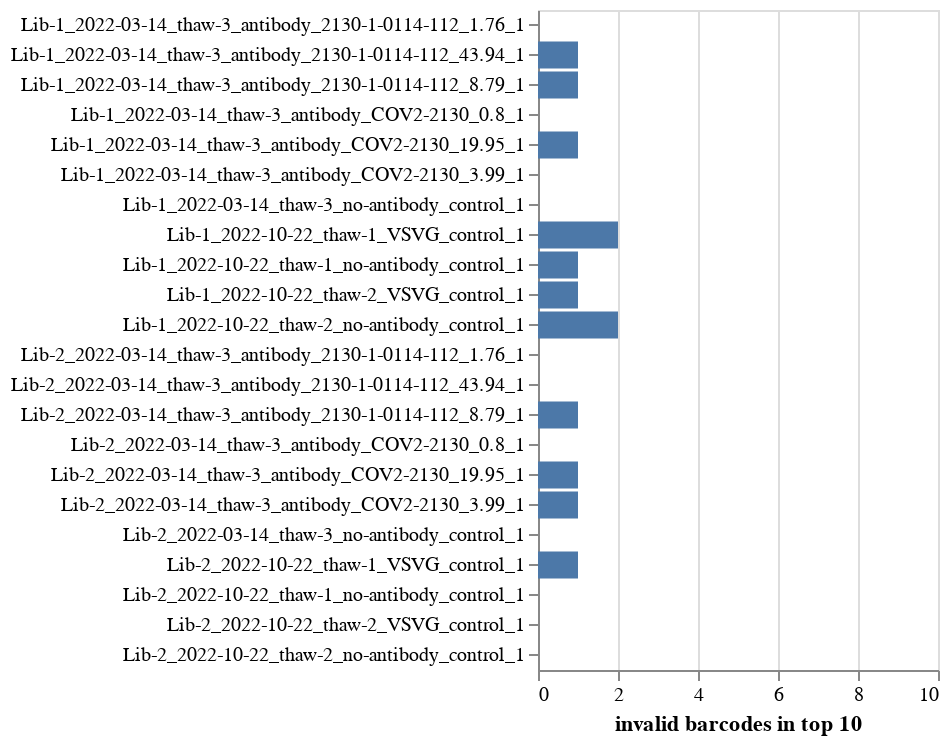

The notebook cell this image was saved under:
### Markdown cell above
How many invalid barcodes are in top 10 most abundant?
Plot this, and then list top barcode for any sample with an invalid in the top 10:

### Code cell
# get top invalid barcode and number invalid in top 10
invalid_topn = (
    ranked_invalid.groupby(["library_sample", "library", "sample"])
    .aggregate(
        invalid_barcodes_in_top_10=pd.NamedAgg(
            "overall_rank", lambda s: len(s[s <= 10])
        ),
        top_invalid_rank=pd.NamedAgg("overall_rank", "first"),
        top_invalid_barcode=pd.NamedAgg("barcode", "first"),
    )
    .reset_index()
    .merge(barcode_runs.drop(columns=["fastq_R1", "notes"]), how="left")
)

# plot number invalid barcodes in top 10
topn_chart = (
    alt.Chart(invalid_topn)
    .encode(
        x=alt.X(
            "invalid_barcodes_in_top_10",
            title="invalid barcodes in top 10",
            scale=alt.Scale(domain=(0, 10)),
        ),
        y=alt.Y("library_sample", title=None),
        tooltip=[
            alt.Tooltip(c, format=".3g") if c in {"mean_counts", "n_barcodes"} else c
            for c in invalid_topn.columns
            if c != "library_sample"
        ],
    )
    .mark_bar()
    .properties(width=200, height=alt.Step(15))
    .configure_axis(labelLimit=500)
    .add_params(*selections, valid_selection)
)
for selection in selections:
    topn_chart = topn_chart.transform_filter(selection)
display(topn_chart)

# top barcode for any samples with an invalid in top 10
print("\nTop barcode for samples with an invalid barcode in top 10:")
display(
    invalid_topn.query("invalid_barcodes_in_top_10 > 0").reset_index(drop=True)[
        [
            "library",
            "sample",
            "invalid_barcodes_in_top_10",
            "top_invalid_rank",
            "top_invalid_barcode",
        ]
    ]
)

### Figure 1 — Vega-Lite specification as saved in the notebook (floating-point values rounded to 4 significant figures)
{"config": {"view": {"continuousWidth": 300, "continuousHeight": 300}, "axis": {"labelLimit": 500}}, "data": {"name": "data-29e15f4f92ffa2ef6e4310180bd94c57"}, "mark": "bar", "encoding": {"tooltip": [{"field": "library", "type": "nominal"}, {"field": "sample", "type": "nominal"}, {"field": "invalid_barcodes_in_top_10", "type": "quantitative"}, {"field": "top_invalid_rank", "type": "quantitative"}, {"field": "top_invalid_barcode", "type": "nominal"}, {"field": "date", "type": "nominal"}, {"field": "virus_batch", "type": "nominal"}, {"field": "sample_type", "type": "nominal"}, {"field": "antibody", "type": "nominal"}, {"field": "antibody_concentration", "type": "quantitative"}, {"field": "replicate", "type": "quantitative"}, {"field": "exclude_after_counts", "type": "nominal"}], "x": {"field": "invalid_barcodes_in_top_10", "scale": {"domain": [0, 10]}, "title": "invalid barcodes in top 10", "type": "quantitative"}, "y": {"field": "library_sample", "title": null, "type": "nominal"}}, "height": {"step": 15}, "params": [{"name": "param_1", "select": {"type": "point", "fields": ["exclude_after_counts"]}, "bind": {"input": "select", "options": [null, "no"], "labels": ["all", "no"], "name": "exclude_after_counts"}}, {"name": "param_2", "select": {"type": "point", "fields": ["antibody"]}, "bind": {"input": "select", "options": [null, "COV2-2130", "2130-1-0114-112"], "labels": ["all", "COV2-2130", "2130-1-0114-112"], "name": "antibody"}}, {"name": "param_3", "select": {"type": "point", "fields": ["virus_batch"]}, "bind": {"input": "select", "options": [null, "thaw-3", "thaw-1", "thaw-2"], "labels": ["all", "thaw-3", "thaw-1", "thaw-2"], "name": "virus_batch"}}, {"name": "param_4", "select": {"type": "point", "fields": ["sample_type"]}, "bind": {"input": "select", "options": [null, "no-antibody_control", "antibody", "VSVG_control"], "labels": ["all", "no-antibody_control", "antibody", "VSVG_control"], "name": "sample_type"}}, {"name": "param_5", "select": {"type": "point", "fields": ["date"]}, "bind": {"input": "select", "options": [null, "2022-03-14", "2022-10-22"], "labels": ["all", "2022-03-14", "2022-10-22"], "name": "date"}}, {"name": "param_6", "select": {"type": "point", "fields": ["library"]}, "bind": {"input": "select", "options": [null, "Lib-1", "Lib-2"], "labels": ["all", "Lib-1", "Lib-2"], "name": "library"}}, {"name": "param_7", "select": {"type": "point", "fields": ["valid"]}, "bind": "legend"}], "transform": [{"filter": {"param": "param_1"}}, {"filter": {"param": "param_2"}}, {"filter": {"param": "param_3"}}, {"filter": {"param": "param_4"}}, {"filter": {"param": "param_5"}}, {"filter": {"param": "param_6"}}], "width": 200, "$schema": "https://vega.github.io/schema/vega-lite/v5.2.0.json", "datasets": {"data-29e15f4f92ffa2ef6e4310180bd94c57": [{"library_sample": "Lib-1_2022-03-14_thaw-3_antibody_2130-1-0114-112_1.76_1", "library": "Lib-1", "sample": "2022-03-14_thaw-3_antibody_2130-1-0114-112_1.76_1", "invalid_barcodes_in_top_10": 0, "top_invalid_rank": 12, "top_invalid_barcode": "GTGGAATGCACAAAAA", "date": "2022-03-14", "virus_batch": "thaw-3", "sample_type": "antibody", "antibody": "2130-1-0114-112", "antibody_concentration": 1.76, "replicate": 1, "exclude_after_counts": "no"}, {"library_sample": "Lib-1_2022-03-14_thaw-3_antibody_2130-1-0114-112_43.94_1", "library": "Lib-1", "sample": "2022-03-14_thaw-3_antibody_2130-1-0114-112_43.94_1", "invalid_barcodes_in_top_10": 1, "top_invalid_rank": 10, "top_invalid_barcode": "GAAATTGTCAAAAGAA", "date": "2022-03-14", "virus_batch": "thaw-3", "sample_type": "antibody", "antibody": "2130-1-0114-112", "antibody_concentration": 43.94, "replicate": 1, "exclude_after_counts": "no"}, {"library_sample": "Lib-1_2022-03-14_thaw-3_antibody_2130-1-0114-112_8.79_1", "library": "Lib-1", "sample": "2022-03-14_thaw-3_antibody_2130-1-0114-112_8.79_1", "invalid_barcodes_in_top_10": 1, "top_invalid_rank": 10, "top_invalid_barcode": "GAAATTGTCAAAAGAA", "date": "2022-03-14", "virus_batch": "thaw-3", "sample_type": "antibody", "antibody": "2130-1-0114-112", "antibody_concentration": 8.79, "replicate": 1, "exclude_after_counts": "no"}, {"library_sample": "Lib-1_2022-03-14_thaw-3_antibody_COV2-2130_0.8_1", "library": "Lib-1", "sample": "2022-03-14_thaw-3_antibody_COV2-2130_0.8_1", "invalid_barcodes_in_top_10": 0, "top_invalid_rank": 13, "top_invalid_barcode": "GAAATTGTCAAAAGAA", "date": "2022-03-14", "virus_batch": "thaw-3", "sample_type": "antibody", "antibody": "COV2-2130", "antibody_concentration": 0.8, "replicate": 1, "exclude_after_counts": "no"}, {"library_sample": "Lib-1_2022-03-14_thaw-3_antibody_COV2-2130_19.95_1", "library": "Lib-1", "sample": "2022-03-14_thaw-3_antibody_COV2-2130_19.95_1", "invalid_barcodes_in_top_10": 1, "top_invalid_rank": 10, "top_invalid_barcode": "GAAATTGTCAAAAGAA", "date": "2022-03-14", "virus_batch": "thaw-3", "sample_type": "antibody", "antibody": "COV2-2130", "antibody_concentration": 19.95, "replicate": 1, "exclude_after_counts": "no"}, {"library_sample": "Lib-1_2022-03-14_thaw-3_antibody_COV2-2130_3.99_1", "library": "Lib-1", "sample": "2022-03-14_thaw-3_antibody_COV2-2130_3.99_1", "invalid_barcodes_in_top_10": 0, "top_invalid_rank": 11, "top_invalid_barcode": "GAAATTGTCAAAAGAA", "date": "2022-03-14", "virus_batch": "thaw-3", "sample_type": "antibody", "antibody": "COV2-2130", "antibody_concentration": 3.99, "replicate": 1, "exclude_after_counts": "no"}, {"library_sample": "Lib-1_2022-03-14_thaw-3_no-antibody_control_1", "library": "Lib-1", "sample": "2022-03-14_thaw-3_no-antibody_control_1", "invalid_barcodes_in_top_10": 0, "top_invalid_rank": 14, "top_invalid_barcode": "GTGGAATGCACAAAAA", "date": "2022-03-14", "virus_batch": "thaw-3", "sample_type": "no-antibody_control", "antibody": null, "antibody_concentration": null, "replicate": 1, "exclude_after_counts": "no"}, {"library_sample": "Lib-1_2022-10-22_thaw-1_VSVG_control_1", "library": "Lib-1", "sample": "2022-10-22_thaw-1_VSVG_control_1", "invalid_barcodes_in_top_10": 2, "top_invalid_rank": 5, "top_invalid_barcode": "TTCACTCAAGTGGCAA", "date": "2022-10-22", "virus_batch": "thaw-1", "sample_type": "VSVG_control", "antibody": null, "antibody_concentration": null, "replicate": 1, "exclude_after_counts": "no"}, {"library_sample": "Lib-1_2022-10-22_thaw-1_no-antibody_control_1", "library": "Lib-1", "sample": "2022-10-22_thaw-1_no-antibody_control_1", "invalid_barcodes_in_top_10": 1, "top_invalid_rank": 5, "top_invalid_barcode": "GTGGAATGCACAAAAA", "date": "2022-10-22", "virus_batch": "thaw-1", "sample_type": "no-antibody_control", "antibody": null, "antibody_concentration": null, "replicate": 1, "exclude_after_counts": "no"}, {"library_sample": "Lib-1_2022-10-22_thaw-2_VSVG_control_1", "library": "Lib-1", "sample": "2022-10-22_thaw-2_VSVG_control_1", "invalid_barcodes_in_top_10": 1, "top_invalid_rank": 8, "top_invalid_barcode": "CGAGCGCCCAAATAAC", "date": "2022-10-22", "virus_batch": "thaw-2", "sample_type": "VSVG_control", "antibody": null, "antibody_concentration": null, "replicate": 1, "exclude_after_counts": "no"}, {"library_sample": "Lib-1_2022-10-22_thaw-2_no-antibody_control_1", "library": "Lib-1", "sample": "2022-10-22_thaw-2_no-antibody_control_1", "invalid_barcodes_in_top_10": 2, "top_invalid_rank": 3, "top_invalid_barcode": "GTGGAATGCACAAAAA", "date": "2022-10-22", "virus_batch": "thaw-2", "sample_type": "no-antibody_control", "antibody": null, "antibody_concentration": null, "replicate": 1, "exclude_after_counts": "no"}, {"library_sample": "Lib-2_2022-03-14_thaw-3_antibody_2130-1-0114-112_1.76_1", "library": "Lib-2", "sample": "2022-03-14_thaw-3_antibody_2130-1-0114-112_1.76_1", "invalid_barcodes_in_top_10": 0, "top_invalid_rank": 50, "top_invalid_barcode": "AATTTTTTTAAAAACG", "date": "2022-03-14", "virus_batch": "thaw-3", "sample_type": "antibody", "antibody": "2130-1-0114-112", "antibody_concentration": 1.76, "replicate": 1, "exclude_after_counts": "no"}, {"library_sample": "Lib-2_2022-03-14_thaw-3_antibody_2130-1-0114-112_43.94_1", "library": "Lib-2", "sample": "2022-03-14_thaw-3_antibody_2130-1-0114-112_43.94_1", "invalid_barcodes_in_top_10": 0, "top_invalid_rank": 14, "top_invalid_barcode": "AACGCCTGAAATCCCT", "date": "2022-03-14", "virus_batch": "thaw-3", "sample_type": "antibody", "antibody": "2130-1-0114-112", "antibody_concentration": 43.94, "replicate": 1, "exclude_after_counts": "no"}, {"library_sample": "Lib-2_2022-03-14_thaw-3_antibody_2130-1-0114-112_8.79_1", "library": "Lib-2", "sample": "2022-03-14_thaw-3_antibody_2130-1-0114-112_8.79_1", "invalid_barcodes_in_top_10": 1, "top_invalid_rank": 10, "top_invalid_barcode": "GTAATTGTAGTTTCGT", "date": "2022-03-14", "virus_batch": "thaw-3", "sample_type": "antibody", "antibody": "2130-1-0114-112", "antibody_concentration": 8.79, "replicate": 1, "exclude_after_counts": "no"}, {"library_sample": "Lib-2_2022-03-14_thaw-3_antibody_COV2-2130_0.8_1", "library": "Lib-2", "sample": "2022-03-14_thaw-3_antibody_COV2-2130_0.8_1", "invalid_barcodes_in_top_10": 0, "top_invalid_rank": 12, "top_invalid_barcode": "TAGCCATACTAGTACC", "date": "2022-03-14", "virus_batch": "thaw-3", "sample_type": "antibody", "antibody": "COV2-2130", "antibody_concentration": 0.8, "replicate": 1, "exclude_after_counts": "no"}, {"library_sample": "Lib-2_2022-03-14_thaw-3_antibody_COV2-2130_19.95_1", "library": "Lib-2", "sample": "2022-03-14_thaw-3_antibody_COV2-2130_19.95_1", "invalid_barcodes_in_top_10": 1, "top_invalid_rank": 10, "top_invalid_barcode": "TAGCCATACTAGTACC", "date": "2022-03-14", "virus_batch": "thaw-3", "sample_type": "antibody", "antibody": "COV2-2130", "antibody_concentration": 19.95, "replicate": 1, "exclude_after_counts": "no"}, {"library_sample": "Lib-2_2022-03-14_thaw-3_antibody_COV2-2130_3.99_1", "library": "Lib-2", "sample": "2022-03-14_thaw-3_antibody_COV2-2130_3.99_1", "invalid_barcodes_in_top_10": 1, "top_invalid_rank": 10, "top_invalid_barcode": "TAGCCATACTAGTACC", "date": "2022-03-14", "virus_batch": "thaw-3", "sample_type": "antibody", "antibody": "COV2-2130", "antibody_concentration": 3.99, "replicate": 1, "exclude_after_counts": "no"}, {"library_sample": "Lib-2_2022-03-14_thaw-3_no-antibody_control_1", "library": "Lib-2", "sample": "2022-03-14_thaw-3_no-antibody_control_1", "invalid_barcodes_in_top_10": 0, "top_invalid_rank": 40, "top_invalid_barcode": "TCGAAAAAAACAATTA", "date": "2022-03-14", "virus_batch": "thaw-3", "sample_type": "no-antibody_control", "antibody": null, "antibody_concentration": null, "replicate": 1, "exclude_after_counts": "no"}, {"library_sample": "Lib-2_2022-10-22_thaw-1_VSVG_control_1", "library": "Lib-2", "sample": "2022-10-22_thaw-1_VSVG_control_1", "invalid_barcodes_in_top_10": 1, "top_invalid_rank": 5, "top_invalid_barcode": "AAGAGAGGTGAAGCCC", "date": "2022-10-22", "virus_batch": "thaw-1", "sample_type": "VSVG_control", "antibody": null, "antibody_concentration": null, "replicate": 1, "exclude_after_counts": "no"}, {"library_sample": "Lib-2_2022-10-22_thaw-1_no-antibody_control_1", "library": "Lib-2", "sample": "2022-10-22_thaw-1_no-antibody_control_1", "invalid_barcodes_in_top_10": 0, "top_invalid_rank": 22, "top_invalid_barcode": "AATTTTTTTAAAAACG", "date": "2022-10-22", "virus_batch": "thaw-1", "sample_type": "no-antibody_control", "antibody": null, "antibody_concentration": null, "replicate": 1, "exclude_after_counts": "no"}, {"library_sample": "Lib-2_2022-10-22_thaw-2_VSVG_control_1", "library": "Lib-2", "sample": "2022-10-22_thaw-2_VSVG_control_1", "invalid_barcodes_in_top_10": 0, "top_invalid_rank": 39, "top_invalid_barcode": "TCTCTGTTTTTCTAAA", "date": "2022-10-22", "virus_batch": "thaw-2", "sample_type": "VSVG_control", "antibody": null, "antibody_concentration": null, "replicate": 1, "exclude_after_counts": "no"}, {"library_sample": "Lib-2_2022-10-22_thaw-2_no-antibody_control_1", "library": "Lib-2", "sample": "2022-10-22_thaw-2_no-antibody_control_1", "invalid_barcodes_in_top_10": 0, "top_invalid_rank": 72, "top_invalid_barcode": "CATAACAGGACTAAAA", "date": "2022-10-22", "virus_batch": "thaw-2", "sample_type": "no-antibody_control", "antibody": null, "antibody_concentration": null, "replicate": 1, "exclude_after_counts": "no"}]}}
